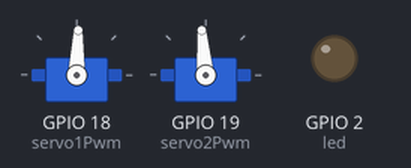
This program was run on a simulated ESP32 board running MicroPython. Shown: 2 × servo, output pins drawn as LEDs (lit = HIGH). WiFi joins after 1.5 s; web requests get an empty 200 reply after 0.4 s; servo angles are drawn from the pulse width (0.5 ms = 0°, 2.5 ms = 180°); what the program prints to the serial console is not drawn.

Above: at 0.1 s.
At 2.1 s:
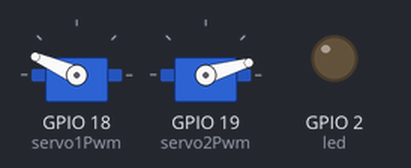
At 3.1 s:
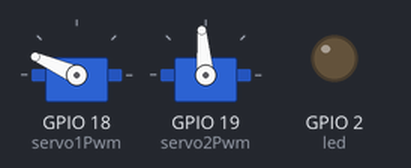
Timing chart, 0 to 4.6 s (numbered marks = the images above):
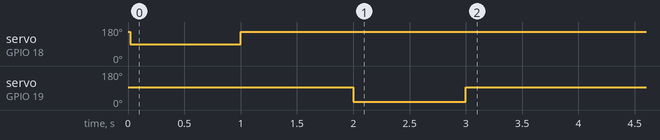

The program:

main.py
```python
# hey :)
import urequests
import machine
import json
import time
import math

print("hey")

def translate(value, leftMin, leftMax, rightMin, rightMax):
    # Figure out how 'wide' each range is
    leftSpan = leftMax - leftMin
    rightSpan = rightMax - rightMin

    # Convert the left range into a 0-1 range (float)
    valueScaled = float(value - leftMin) / float(leftSpan)

    # Convert the 0-1 range into a value in the right range.
    return int(rightMin + (valueScaled * rightSpan))

# for i in range(1):
led = machine.Pin(2, machine.Pin.OUT)
# led.on()

potmeter = machine.ADC(machine.Pin(34))
potmeter.atten(machine.ADC.ATTN_11DB)

print(translate(potmeter.read(), 0, 4095, 0, 1024))
servo1Pwm = machine.PWM(machine.Pin(18, machine.Pin.OUT))
servo2Pwm = machine.PWM(machine.Pin(19, machine.Pin.OUT))

servo1Pwm.freq(100)
servo1Pwm.duty(229)
servo2Pwm.freq(100)
servo2Pwm.duty(159)

while False:
    val = translate(potmeter.read(), 0, 4095, 0, 1024)
    servo2Pwm.duty(val)
    time.sleep(0.1)


def onway():
    servo1Pwm.duty(151)
    time.sleep(1)
    servo1Pwm.duty(229)
    time.sleep(1)


def otherway():
    servo2Pwm.duty(69)
    time.sleep(1)
    servo2Pwm.duty(159)
    time.sleep(1)

onway()
otherway()


def do_connect():
    import network
    sta_if = network.WLAN(network.STA_IF)
    if not sta_if.isconnected():
        print('connecting to network...')
        sta_if.active(True)
        # sta_if.connect('Lars iPhone', 'lars1234')
        sta_if.connect('Bonnie', 'viharbranett123')
        while not sta_if.isconnected():
            pass
    print('network config:', sta_if.ifconfig())


print('hi')
do_connect()

while True:
    response = urequests.get("http://piclox.larskarbo.no:1225/longpollstatus/lightswitch")
    if "on" in response.text:
        onway()
    if "off" in response.text:
        otherway()
    response.close()
```
